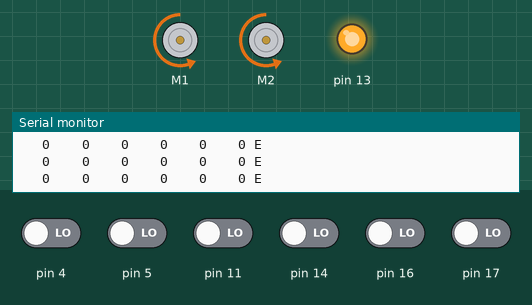
Recording of a sketch running on a simulated Arduino Uno, built with avr-gcc and run on an emulated ATmega328P. On the bench: 2 × DC motor (green arrow = forward, orange = backward, longer = faster), output pins drawn as LEDs (lit = HIGH), the last lines printed to the serial monitor. The inputs (shaded band) are chosen by the test bench; at power-on: pin 4, pin 5, pin 11, pin 14, pin 16, pin 17 LOW.

Above: at 5.8 s.
5.9 s: pin 4 driven HIGH
At 7.3 s:
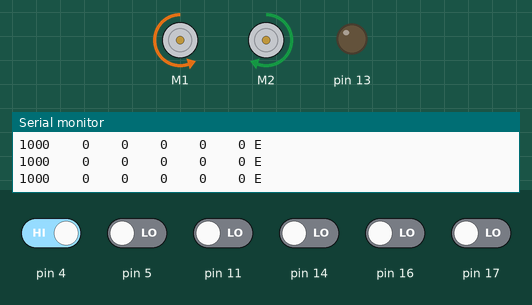
7.6 s: pin 5 driven HIGH
At 8.8 s:
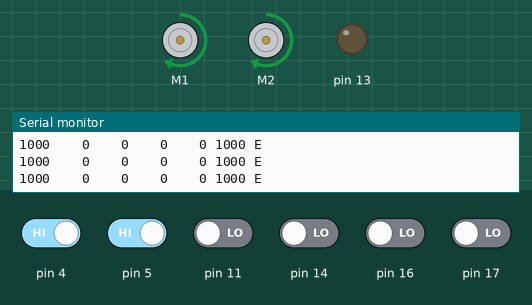
9.1 s: pin 11 driven HIGH
At 9.9 s:
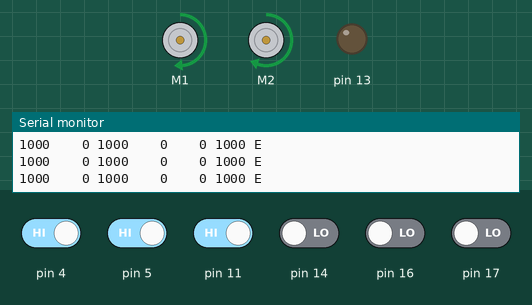
10.6 s: pin 16 driven HIGH
At 11.1 s:
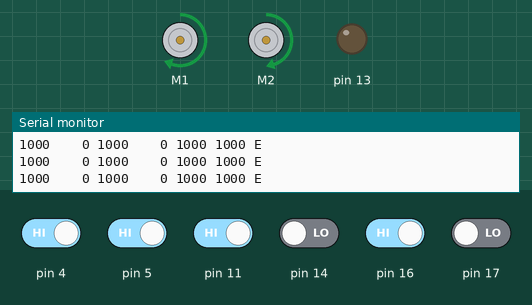
12.1 s: pin 14 driven HIGH
At 13.3 s:
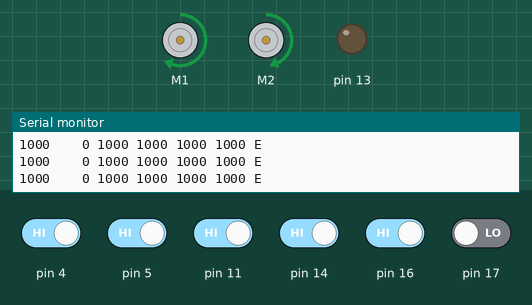
13.6 s: pin 4 driven LOW
At 14.6 s:
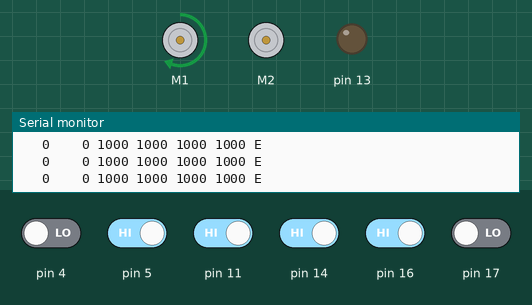
Timing chart, 0 to 16.1 s (numbered marks = the images above; inputs shaded):
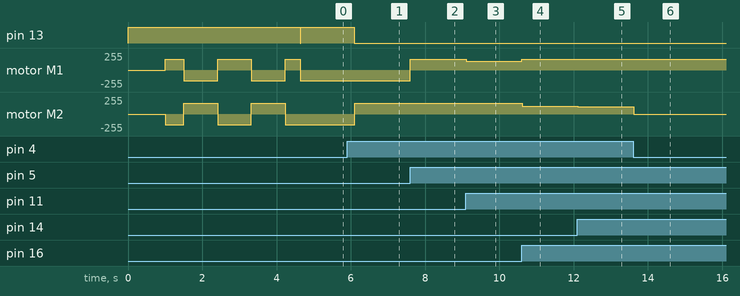

The sketch:

Line_following.ino
```cpp
// Tracy MacAulay-Higgan
//
//

#include <Wire.h>
#include <ZumoShield.h>

ZumoReflectanceSensorArray reflectanceSensors;
ZumoMotors motors;
int lastError = 0;

const int TOP_SPEED = 250;
const int LINE_THRESHOLD = 60;
const int SEARCH_DURATION = 500;

enum RobotState
{
  FOLLOW_PATH,
  FIND_PATH
};

RobotState currentState = FOLLOW_PATH;

void setup()
{
  Serial.begin(9600);
  reflectanceSensors.init();
  calibration();
}

bool hasLostLine(unsigned int sensors[6])
{
  if (sensors[0] < LINE_THRESHOLD
      && sensors[1] < LINE_THRESHOLD
      && sensors[2] < LINE_THRESHOLD
      && sensors[3] < LINE_THRESHOLD
      && sensors[4] < LINE_THRESHOLD
      && sensors[5] < LINE_THRESHOLD)
  {
    return true;
  }
  else
  {
    return false;
  }
}

//tracking the sample times for the data,

void output(unsigned int sensors[6])
{
  static uint16_t priorTestMeasure = 0;

  if ((uint16_t)(millis() - priorTestMeasure) >= 100)
  {
    priorTestMeasure = millis();

    // // Read the reflectance sensors.
    // uint16_t sensorValues[6]
    // reflectanceSensors.read(sensorValues, QTR_EMITTERS_ON);

    // Send the results to the serial monitor, an out put in 4 digit lots to make it easier to read - it has an e and the end to signify the end of that piece of data. The number could be changed to have bigger or smaller numbers too but 4 is good to read, it also formats the line and adds a new line character.
    char buffer[80];
    sprintf(buffer, "%4d %4d %4d %4d %4d %4d %c\n",
      sensors[0],
      sensors[1],
      sensors[2],
      sensors[3],
      sensors[4],
      sensors[5],
      'E'
    );
    Serial.print(buffer);
  }
}

// when it starts is on follow path-driving then when is loses the line is goes into find path/serach for line this is reversing until it finds the line again.
void loop()
{
  unsigned int sensors[6];
  int position = reflectanceSensors.readLine(sensors);

  output(sensors);

  switch (currentState)
  {
  case FOLLOW_PATH:
    follow();
    if (hasLostLine(sensors))
    {
      currentState = FIND_PATH;
    }
    else
    {
      currentState = FOLLOW_PATH;
    }
    break;

  case FIND_PATH:
    searchForLine();

    if (hasLostLine(sensors))
    {
      currentState = FIND_PATH;
    }
    else
    {
      currentState = FOLLOW_PATH;
    }
    break;
  }
}


// this is some code I borrowed form the example code.
void calibration()
{
  // LED indicates calibration is happening
  pinMode(13, OUTPUT);
  digitalWrite(13, HIGH);

  // Wait for set time to begin calibration in this case it is 1 second

  delay(1000);
  int i;
  for (i = 0; i < 80; i++)
  {
    if ((i > 10 && i <= 30) || (i > 50 && i <= 70))
    {
      motors.setSpeeds(-TOP_SPEED, TOP_SPEED);
    }
    else
    {
      motors.setSpeeds(TOP_SPEED, -TOP_SPEED);
    }

    reflectanceSensors.calibrate();

    // Since our counter runs to 80, the total delay will be
    // 80*20 = 1600 ms.
    delay(20);
  }
  motors.setSpeeds(0, 0);

  // Turn off LED to indicate we are through with calibration
  digitalWrite(13, LOW);
}

void follow()
{

  unsigned int sensors[6];

  // position of line and sensors
  int position = reflectanceSensors.readLine(sensors);

  // this is how far away from the centre of the line the robot is
  int error = position - 2500;

  // motor speed difference for the motors
  int speedDifference = error / 4 + 6 * (error - lastError);

  lastError = error;

  // individual motor speeds + turns left - turns right

  int m1Speed = TOP_SPEED + speedDifference;
  int m2Speed = TOP_SPEED - speedDifference;

  // Setting motor speeds and setting foward and backwards

  if (m1Speed < -TOP_SPEED)
    m1Speed = -TOP_SPEED;
  if (m2Speed < -TOP_SPEED)
    m2Speed = -TOP_SPEED;
  if (m1Speed > TOP_SPEED)
    m1Speed = TOP_SPEED;
  if (m2Speed > TOP_SPEED)
    m2Speed = TOP_SPEED;

  motors.setSpeeds(m1Speed, m2Speed);
}

void searchForLine()
{
  digitalWrite(13, HIGH);

  reverse(100);

  digitalWrite(13, LOW);
}

void straight(int duration)
{
  motors.setLeftSpeed(TOP_SPEED);
  motors.setRightSpeed(TOP_SPEED);
  delay(duration);
}

void reverse(int duration)
{
  motors.setLeftSpeed(-TOP_SPEED);
  motors.setRightSpeed(-TOP_SPEED);
  delay(duration);
}

void turnLeft(int duration)
{
  motors.setLeftSpeed(-TOP_SPEED);
  motors.setRightSpeed(TOP_SPEED);
  delay(duration);
}

void turnRight(int duration)
{
  motors.setLeftSpeed(TOP_SPEED);
  motors.setRightSpeed(-TOP_SPEED);
  delay(duration);
}
```

Measured:
- after the input at 5.9 s, pin 13: HIGH → LOW after 0.19 s; motor M2: backward 159/255 → forward 159/255 after 0.20 s
- after the input at 7.6 s, motor M1: backward 159/255 → forward 159/255 at once
- after the input at 9.1 s, motor M1: forward 159/255 → forward 133/255 at once
- after the input at 10.6 s, motor M1: forward 133/255 → forward 159/255 at once; motor M2: forward 159/255 → forward 119/255 at once
- after the input at 12.1 s, motor M2: forward 119/255 → forward 111/255 at once
- after the input at 13.6 s, motor M2: forward 111/255 → stopped at once
